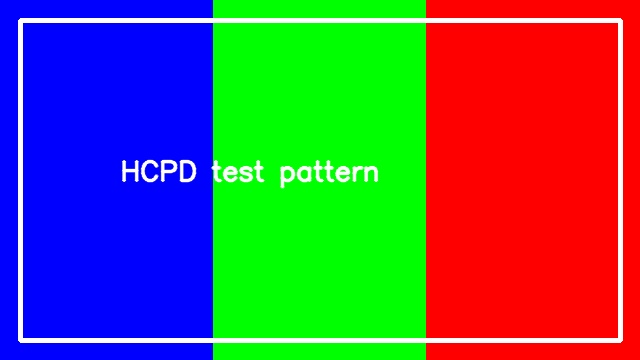
#> input picture assets/images/test_pattern.jpg, 640 x 360 px; its folder holds only this picture in this run
$ python -i boundary_classifier.py   (imports and definitions only)   (older library calls are emulated)
#> lines starting #> are read from the running program, lines starting #| are printed output that depends on the picture; after the words box and inside, x2 and y2 are one past the last pixel; in counts of white or black regions, pixels touching at a corner belong together
"""Depth-gradient seam weld weights for Phase 2 soft boundaries.

For each pixel on a layer–layer seam, produce ``w ∈ [0, 1]``:
- ``w = 1`` → full Z-weld (smooth depth transition)
- ``w = 0`` → hard step (occlusion)

Depth gradient decides; RGB silhouette edges only confirm hard seams when
depth already shows a discontinuity. Decision uses the raw depth map
(pre-semantic), never the flattened post-semantic depth.
"""

from __future__ import annotations

import logging
from dataclasses import dataclass

import cv2
import numpy as np
import numpy.typing as npt

from src.content.layer_clustering import classify_silhouette_edges

logger = logging.getLogger(__name__)

# Absolute Sobel magnitude on depth∈[0,1] (see :func:`depth_gradient_magnitude`).
DEPTH_EDGE_LOW = 0.05
DEPTH_EDGE_HIGH = 0.20
RGB_EDGE_THRESHOLD = 0.04


@dataclass(frozen=True)
class SeamStats:
    """Aggregate weld-weight breakdown for one layer–layer seam."""

    layer_a: int
    layer_b: int
    length_px: int
    hard_frac: float
    soft_frac: float
    mixed_frac: float
    mean_w: float


@dataclass(frozen=True)
class BoundaryClassifierResult:
    """Per-load seam classification (no welding applied yet)."""

    weld_weight: npt.NDArray[np.float32]
    """HxW map; non-seam pixels are NaN, seam pixels hold w in [0, 1]."""

    depth_grad_norm: npt.NDArray[np.float32]
    """HxW normalized depth-gradient magnitude used for the decision."""

    seams: list[SeamStats]
    depth_edge_low: float = DEPTH_EDGE_LOW
    depth_edge_high: float = DEPTH_EDGE_HIGH


# [34 lines left out: functions depth_gradient_magnitude, weld_weight_from_depth_grad, not called in this run]


def _rgb_edge_map(
    rgb: npt.NDArray[np.uint8],
    *,
    threshold: float = RGB_EDGE_THRESHOLD,
) -> npt.NDArray[np.bool_]:
    """Full-image RGB Sobel edge mask (tests / fallback without a layer mask)."""
#> called with threshold = 0.04
    gray = cv2.cvtColor(rgb, cv2.COLOR_RGB2GRAY).astype(np.float32) / 255.0
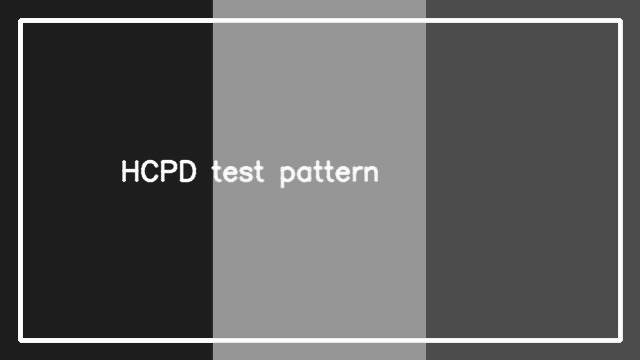
#> gray: shape (360, 640) float32; min 0.0902, max 1, mean 0.365
    gx = cv2.Sobel(gray, cv2.CV_32F, 1, 0, ksize=3)
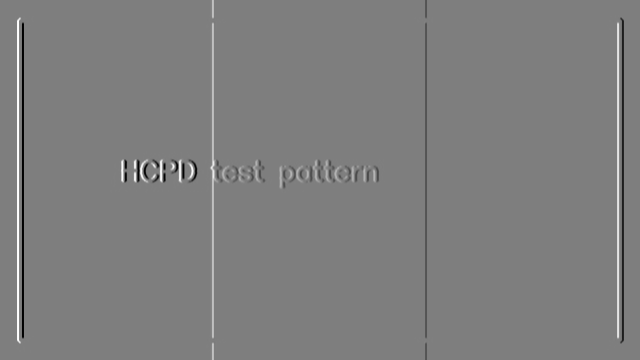
#> gx: shape (360, 640) float32; min -3.51, max 3.55, mean 0.0023; drawn with min black and max white
    gy = cv2.Sobel(gray, cv2.CV_32F, 0, 1, ksize=3)
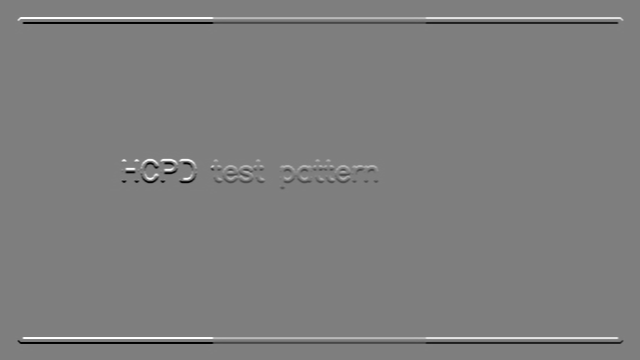
#> gy: shape (360, 640) float32; min -3.51, max 3.55, mean 1.41e-09; drawn with min black and max white
    grad = cv2.magnitude(gx, gy)
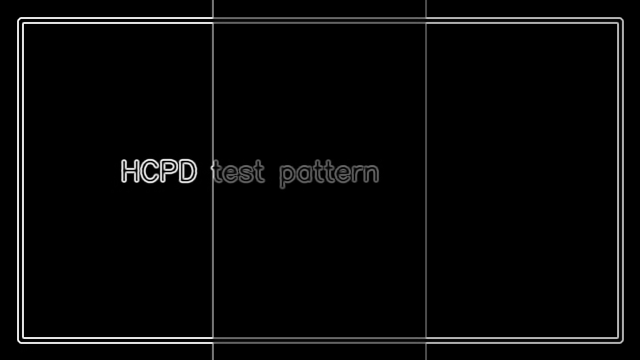
#> grad: shape (360, 640) float32; min 0, max 3.89, mean 0.121; drawn with min black and max white
    return grad >= float(threshold)
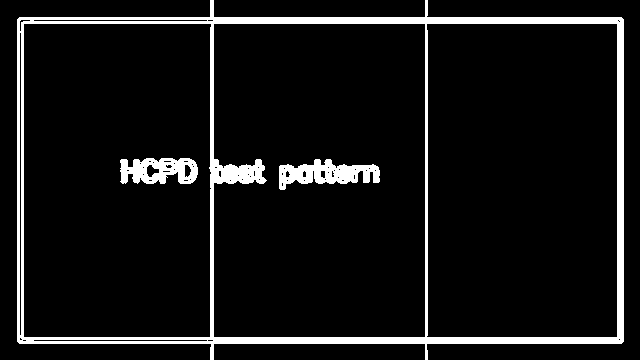
#> returned value: shape (360, 640) bool; 8.1% white; 3 white regions, box (x1, y1, x2, y2) and area: (17, 0, 624, 360) 15518, (279, 159, 380, 190) 1721, (120, 158, 198, 184) 1448


# [159 lines left out: functions _seam_mask, _seam_stats, classify_layer_seams, render_weldmap, not called in this run]


# Re-export for callers that want RGB silhouette confirmation on a layer mask.
__all__ = [
    "DEPTH_EDGE_LOW",
    "DEPTH_EDGE_HIGH",
    "RGB_EDGE_THRESHOLD",
    "SeamStats",
    "BoundaryClassifierResult",
    "depth_gradient_magnitude",
    "weld_weight_from_depth_grad",
    "classify_layer_seams",
    "render_weldmap",
    "classify_silhouette_edges",
]

>>> import cv2
>>> picture = cv2.cvtColor(cv2.imread('../../assets/images/test_pattern.jpg'), cv2.COLOR_BGR2RGB)
>>> result = _rgb_edge_map(picture)
